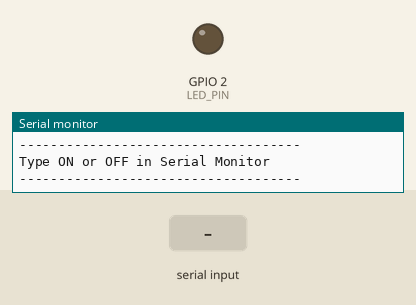
Recording of a sketch running on a simulated ESP32. Parts: output pins drawn as LEDs (lit = HIGH), the last lines printed to the serial monitor. The test bench sets the inputs (shaded band). WiFi joins after 1.5 s; servers stay silent unless stated.

Above: at 2.7 s.
2.8 s: "ON\n" received over Serial
At 3.7 s:
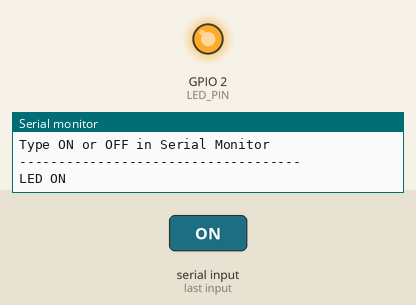
4.3 s: "OFF\n" received over Serial
At 4.8 s:
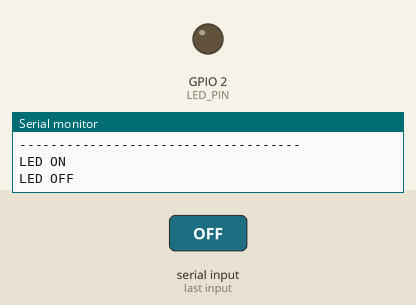
Timing chart, 0 to 7.3 s (numbered marks = the images above; inputs shaded):
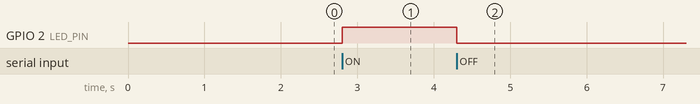

Measured:
- after the input at 2.8 s, GPIO 2 (LED_PIN): LOW → HIGH at once
- after the input at 4.3 s, GPIO 2 (LED_PIN): HIGH → LOW at once

The sketch:

email.ino
```cpp
#include <WiFi.h>
#include <ESP_Mail_Client.h>

//===========================
// WiFi Credentials
//===========================
#define WIFI_SSID       "username"  //Your WiFi SSID
#define WIFI_PASSWORD   "password123"

//===========================
// Gmail Credentials
//===========================
#define SMTP_HOST "smtp.gmail.com"
#define SMTP_PORT 465

#define AUTHOR_EMAIL    ".....@gmail.com"   //Sender mail ID
#define AUTHOR_PASSWORD ".........."  // Sender app passcode npt email one

#define RECIPIENT_EMAIL1 "abcd@gmail.com"  //Receiver mail ID

//===========================
// LED Pin
//===========================
#define LED_PIN 2

SMTPSession smtp;
Session_Config config;
SMTP_Message message;

//------------------------------------------------
// Callback
//------------------------------------------------
void smtpCallback(SMTP_Status status)
{
  Serial.println(status.info());

  if (status.success())
  {
    Serial.println("Email sent successfully!");
  }
  else
  {
    Serial.println("Failed to send email.");
  }
}

//------------------------------------------------
// Send Email
//------------------------------------------------
void sendEmail(String ledState)
{
  message.sender.name = "EnviroSense";
  message.sender.email = AUTHOR_EMAIL;

  message.subject = "ESP32 LED Status";

  message.addRecipient("Receiver", RECIPIENT_EMAIL1);

  String body;

  body += "Hello,\n\n";
  body += "Led Status Update \n\n";
  body += "Current State: ";
  body += ledState;
  body += "\n\n";
  body += "This is an automated email.\n";
  body += "\nRegards,\nESP32";

  message.text.content = body.c_str();
  message.text.charSet = "utf-8";
  message.text.transfer_encoding = Content_Transfer_Encoding::enc_7bit;

  smtp.callback(smtpCallback);

  if (!smtp.connect(&config))
  {
    Serial.println("SMTP Connection Failed");
    return;
  }

  if (!MailClient.sendMail(&smtp, &message))
  {
    Serial.println("Error Sending Email");
    Serial.println(smtp.errorReason());
  }

  message.clearRecipients();
}

//------------------------------------------------
// Setup
//------------------------------------------------
void setup()
{
  Serial.begin(115200);

  pinMode(LED_PIN, OUTPUT);
  digitalWrite(LED_PIN, LOW);

  Serial.println();
  Serial.println("Connecting to WiFi...");

  WiFi.begin(WIFI_SSID, WIFI_PASSWORD);

  while (WiFi.status() != WL_CONNECTED)
  {
    delay(500);
    Serial.print(".");
  }

  Serial.println();
  Serial.println("WiFi Connected!");
  Serial.print("IP Address: ");
  Serial.println(WiFi.localIP());

  // SMTP Configuration
  config.server.host_name = SMTP_HOST;
  config.server.port = SMTP_PORT;

  config.login.email = AUTHOR_EMAIL;
  config.login.password = AUTHOR_PASSWORD;

  config.login.user_domain = "";

  Serial.println("------------------------------------");
  Serial.println("Type ON or OFF in Serial Monitor");
  Serial.println("------------------------------------");
}

//------------------------------------------------
// Loop
//------------------------------------------------
void loop()
{
  if (Serial.available())
  {
    String command = Serial.readStringUntil('\n');
    command.trim();
    command.toUpperCase();

    if (command == "ON")
    {
      digitalWrite(LED_PIN, HIGH);
      Serial.println("LED ON");
      sendEmail("ON");
    }
    else if (command == "OFF")
    {
      digitalWrite(LED_PIN, LOW);
      Serial.println("LED OFF");
      sendEmail("OFF");
    }
    else
    {
      Serial.println("Invalid Command");
      Serial.println("Type ON or OFF");
    }
  }
}
```
